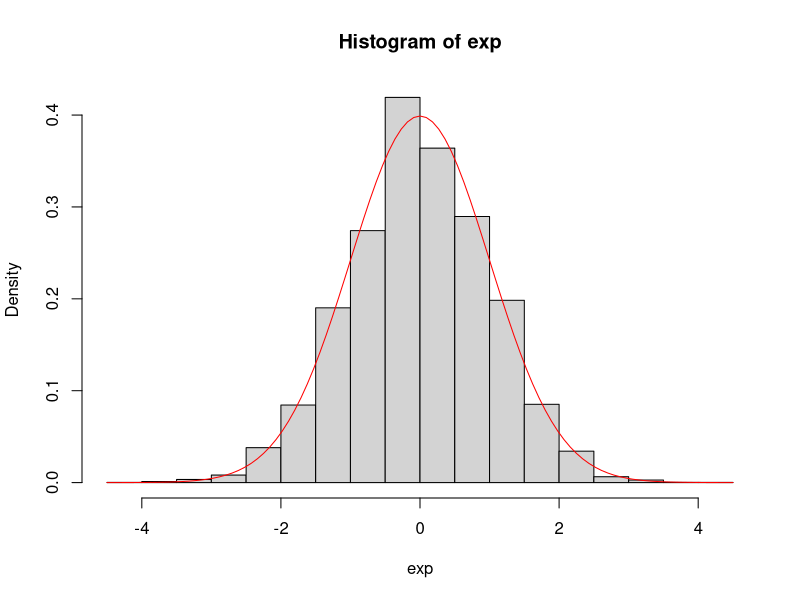
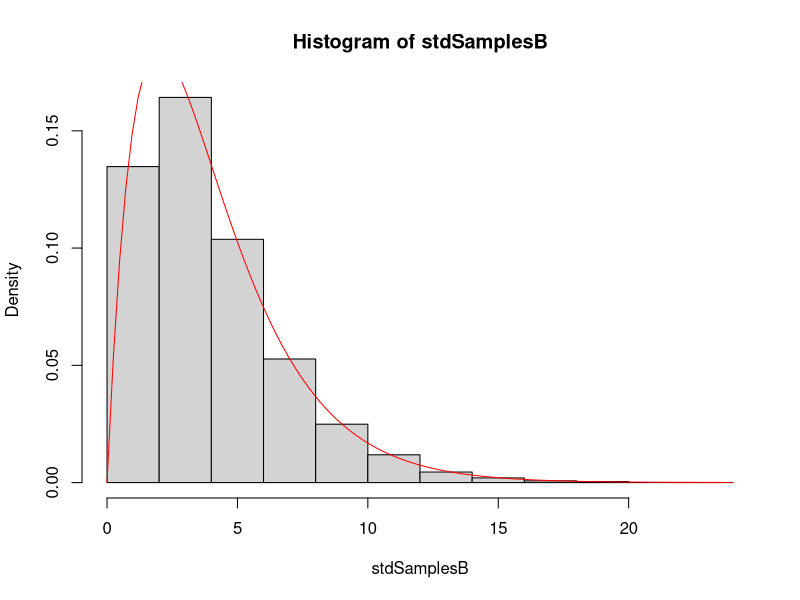
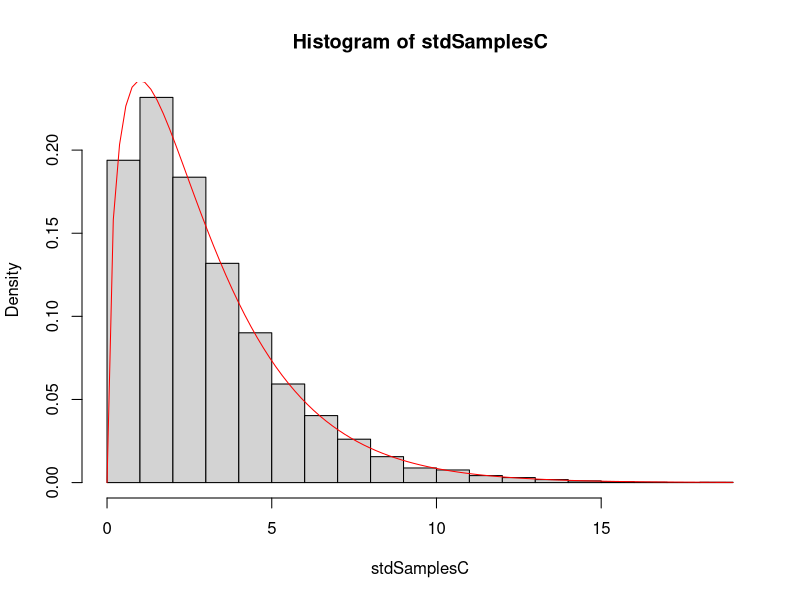
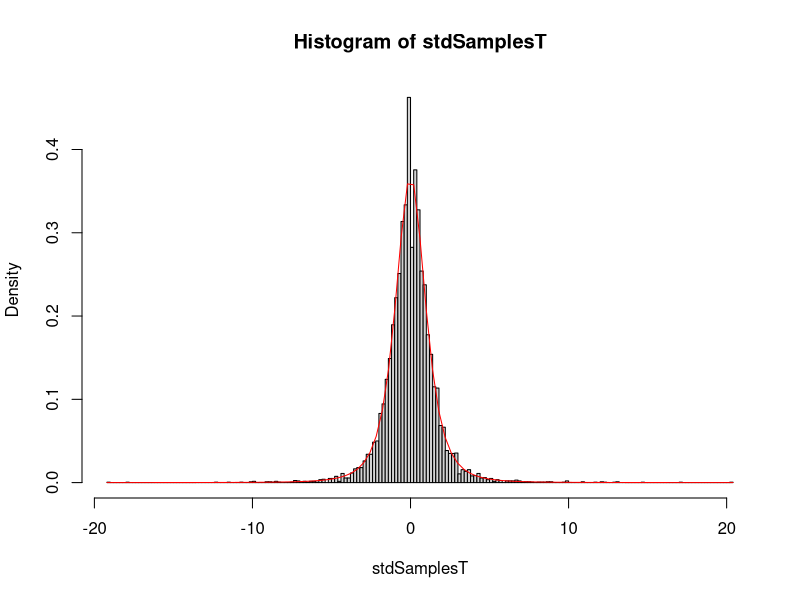

The R script that drew these images, in order:
n <- 200
p <- 0.7
populationMean <- 140
populationSigma <- sqrt(42)

m <- 4
N <- 10^4

exp <- numeric(N)
stdSamplesB <- numeric(N)
stdSamplesC <- numeric(N)
stdSamplesT <- numeric(N)
for (i in 1:N){
  values <- rbinom(m, size=n, prob=p)
  sampleMean <- mean(values)
  sampleVar <- var(values)
  exp[i] <- (sampleMean - populationMean)/(populationSigma/sqrt(m))
  stdSamplesB[i] <- sum(((values-populationMean)/populationSigma)^2)
  stdSamplesC[i] <- sampleVar * (m-1) / populationSigma^2
  stdSamplesT[i] <- (sampleMean - populationMean)/(sqrt(sampleVar)/sqrt(m))
}

# A
hist(exp, probability = TRUE)
curve(dnorm(x, 0,1), add = TRUE, col="red")
# yes it is lol

# B
hist(stdSamplesB, probability = TRUE)
curve(dchisq(x, m), add = TRUE, col="red")
# kinda, so yes.

# C
hist(stdSamplesC, probability = TRUE)
curve(dchisq(x, m-1), add = TRUE, col="red")
# yayy it doesss

# D
hist(stdSamplesT, probability = TRUE, breaks="FD")
curve(dt(x, m-1), add = TRUE, col="red")
# the break saves us

